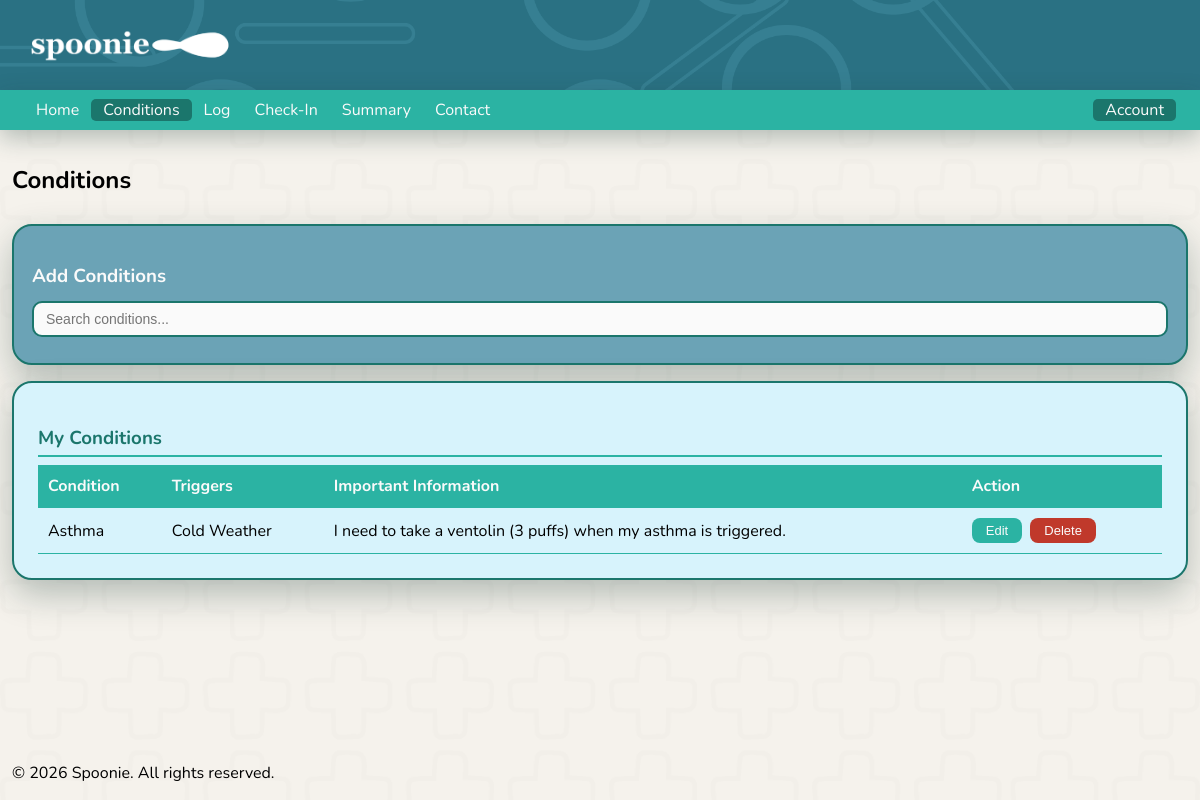
The page /conditions (signed in) on the database as committed earlier.
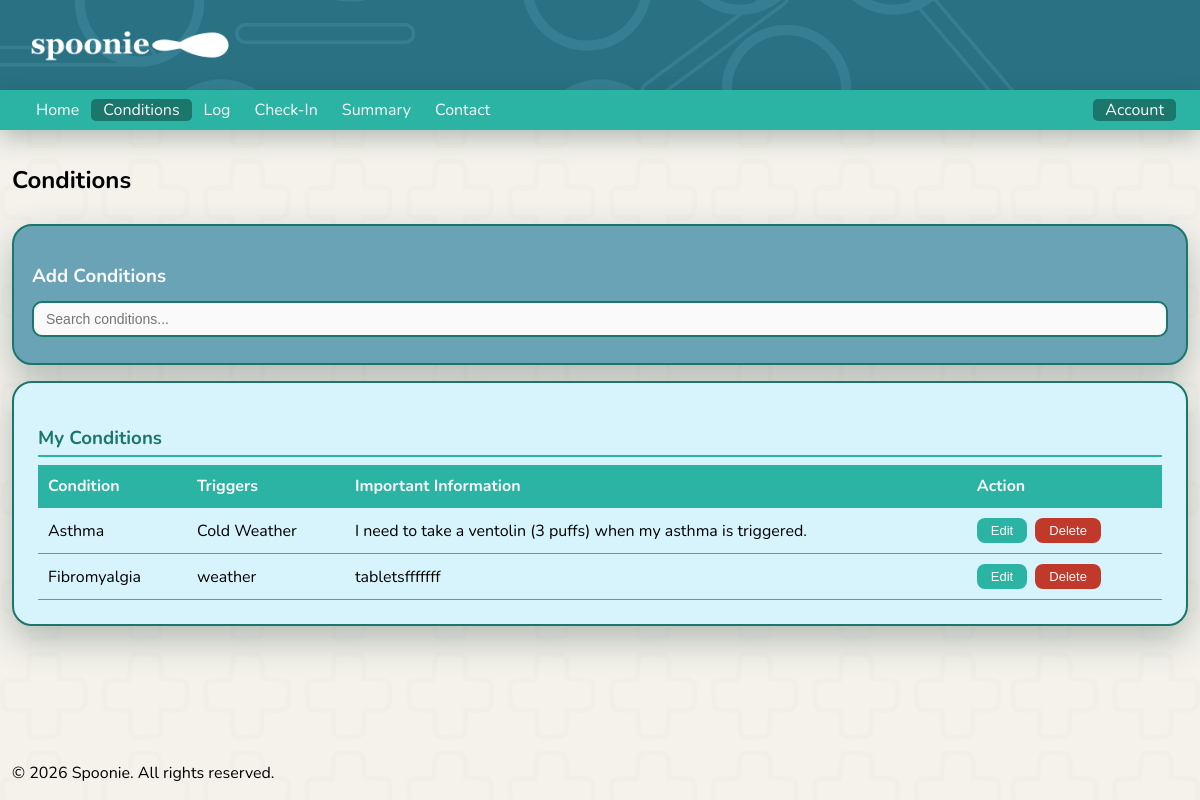
The same page on the database as committed later.
### tables this page shows
CREATE TABLE conditions (
        id INTEGER PRIMARY KEY AUTOINCREMENT,
        user_id INTEGER NOT NULL,
        condition_name TEXT NOT NULL,
        triggers TEXT NULL,
        created_at TIMESTAMP DEFAULT CURRENT_TIMESTAMP, important_information TEXT NULL,
        FOREIGN KEY (user_id) REFERENCES users(id)
    );

### app.py (the view, shortened to what this page needs)
@app.route('/conditions', methods=['GET', 'POST'])
def conditions():
    user_conditions = []
    user_condition_names = []
    if session.get('user_id'):
        conn = get_user_conn()
        cursor = conn.cursor()
        cursor.execute(
            'SELECT id, condition_name, triggers, important_information FROM conditions WHERE user_id = ?',
            (session['user_id'],)
        )
        rows = cursor.fetchall()
        user_conditions = [(row[0], row[1], row[2] or '', row[3] or '') for row in rows]  # (id, name, triggers, important_info)
        user_condition_names = [row[1] for row in rows]
        conn.close()
    return render_template(
        'conditions.html',
        all_conditions=CHRONIC_CONDITIONS,
        user_conditions=user_conditions,
        user_condition_names=user_condition_names
    )

### app.py (called while the page is built)
@app.after_request
def set_security_headers(response):
    response.headers['X-Frame-Options'] = 'DENY'
    response.headers['X-Content-Type-Options'] = 'nosniff'
    response.headers['X-XSS-Protection'] = '1; mode=block'
    response.headers['Referrer-Policy'] = 'strict-origin-when-cross-origin'
    response.headers['Strict-Transport-Security'] = 'max-age=31536000; includeSubDomains'
    return response

def get_user_conn():
    return sqlite3.connect(USER_DB)

### templates/conditions.html (shortened to what this page needs)
<!DOCTYPE html>
<html lang="en">
<head>
    <link rel="stylesheet" href="/static/style.css">
</head>
<body class="index_page">
    <header>
        <nav>
            <a href="/"><img src="/static/images/spoonielogo.png" alt="Spoonie" class="websitelogo" height="80"></a>
        </nav>
        <div class="topnav">
            <div class="nav-left">
                <a class="notactive_page" href="/">Home</a>
                {% if session.get('user_id') %}
                <a class="active_page" href="conditions">Conditions</a>
                <a class="notactive_page" href="log">Log</a>
                <a class="notactive_page" href="checkin">Check-In</a>
                <a class="notactive_page" href="summary">Summary</a>
                <a class="notactive_page" href="contact">Contact</a>
                {% endif %}
            </div>
            <div class="nav-right">
                {% if session.get('user_id') %}
                <div class="dropdown">
                    <span class="dropdown-toggle">Account</span>
                </div>
                {% else %}
                <a class="notactive_page" href="signup">SignUp</a>
                <a class="notactive_page" href="signin">SignIn</a>
                {% endif %}
            </div>
        </div>
    </header>
    <main>
        <section>
            <h2 class="topPageHeadings">Conditions</h2>
            <div class="add_condition">
                <h3>Add Conditions</h3>
                <input type="text" id="condition-search" placeholder="Search conditions..." onkeyup="filterConditions()">
            </div>
            <div class="summary-section">
                <h3>My Conditions</h3>
                {% if user_conditions %}
                <table class="summary-table">
                    <thead>
                        <tr>
                            <th>Condition</th>
                            <th>Triggers</th>
                            <th>Important Information</th>
                            <th>Action</th>
                        </tr>
                    </thead>
                    <tbody>
                        {% for id, condition, triggers, important_info in user_conditions %}
                        <tr>
                            <td>{{ condition }}</td>
                            <td>{{ triggers if triggers else '-' }}</td>
                            <td>{{ important_info if important_info else '-' }}</td>
                            <td class="action-cell">
                                <button type="button" class="edit-btn" onclick="toggleEditCondition({{ id }})">Edit</button>
                                <form action="/delete/{{ id }}" method="POST" style="display:inline">
                                    <button type="submit" class="delete-btn">Delete</button>
                                </form>
                            </td>
                        </tr>
                        {% endfor %}
                    </tbody>
                </table>
                {% else %}
                <p class="no-data">No conditions recorded yet.</p>
                {% endif %}
            </div>
        </section>
    </main>
    <footer>
        <p>&copy; 2026 Spoonie. All rights reserved.</p>
    </footer>
</body>
</html>

Rows that differ between the two databases and show on the page:
added conditions: condition_name "Fibromyalgia", triggers "weather", important_information "tabletsfffffff"
